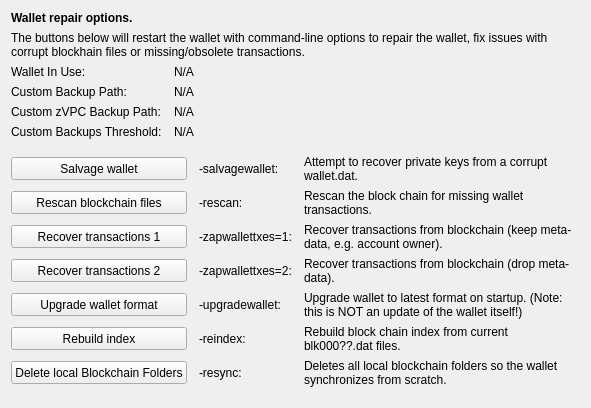
     <widget class="QWidget" name="tab_repair">
      <attribute name="title">
       <string>&amp;Wallet Repair</string>
      </attribute>
      <layout class="QGridLayout" name="gridLayout_4" columnstretch="0,0,0,0">
       <property name="horizontalSpacing">
        <number>12</number>
       </property>
       <item row="0" column="0" colspan="4">
        <widget class="QLabel" name="label_repair_header">
         <property name="font">
          <font>
           <weight>75</weight>
           <bold>true</bold>
          </font>
         </property>
         <property name="text">
          <string>Wallet repair options.</string>
         </property>
        </widget>
       </item>
       <item row="1" column="0" colspan="4">
        <widget class="QLabel" name="label_repair_helptext">
         <property name="font">
          <font>
           <weight>50</weight>
           <bold>false</bold>
          </font>
         </property>
         <property name="text">
          <string>The buttons below will restart the wallet with command-line options to repair the wallet, fix issues with corrupt blockhain files or missing/obsolete transactions.</string>
         </property>
         <property name="wordWrap">
          <bool>true</bool>
         </property>
        </widget>
       </item>
       <item row="2" column="0">
        <widget class="QLabel" name="wallet_path_label">
         <property name="text">
          <string>Wallet In Use:</string>
         </property>
        </widget>
       </item>
       <item row="2" column="1" colspan="3">
        <widget class="QLabel" name="wallet_path">
         <property name="cursor">
          <cursorShape>IBeamCursor</cursorShape>
         </property>
         <property name="text">
          <string>N/A</string>
         </property>
         <property name="textFormat">
          <enum>Qt::PlainText</enum>
         </property>
         <property name="textInteractionFlags">
          <set>Qt::LinksAccessibleByMouse|Qt::TextSelectableByKeyboard|Qt::TextSelectableByMouse</set>
         </property>
        </widget>
       </item>
       <item row="3" column="0">
        <widget class="QLabel" name="wallet_custombackuppath_label">
         <property name="text">
          <string>Custom Backup Path:</string>
         </property>
         <property name="visible">
          <bool>false</bool>
         </property>
        </widget>
       </item>
       <item row="3" column="1" colspan="3">
        <widget class="QLabel" name="wallet_custombackuppath">
         <property name="cursor">
          <cursorShape>IBeamCursor</cursorShape>
         </property>
         <property name="text">
          <string>N/A</string>
         </property>
         <property name="textFormat">
          <enum>Qt::PlainText</enum>
         </property>
         <property name="textInteractionFlags">
          <set>Qt::LinksAccessibleByMouse|Qt::TextSelectableByKeyboard|Qt::TextSelectableByMouse</set>
         </property>
         <property name="visible">
          <bool>false</bool>
         </property>
        </widget>
       </item>
       <item row="4" column="0">
        <widget class="QLabel" name="wallet_customzvpcbackuppath_label">
         <property name="text">
          <string>Custom zVPC Backup Path:</string>
         </property>
         <property name="visible">
          <bool>false</bool>
         </property>
        </widget>
       </item>
       <item row="4" column="1" colspan="3">
        <widget class="QLabel" name="wallet_customzvpcbackuppath">
         <property name="cursor">
          <cursorShape>IBeamCursor</cursorShape>
         </property>
         <property name="text">
          <string>N/A</string>
         </property>
         <property name="textFormat">
          <enum>Qt::PlainText</enum>
         </property>
         <property name="textInteractionFlags">
          <set>Qt::LinksAccessibleByMouse|Qt::TextSelectableByKeyboard|Qt::TextSelectableByMouse</set>
         </property>
         <property name="visible">
          <bool>false</bool>
         </property>
        </widget>
       </item>
       <item row="5" column="0">
        <widget class="QLabel" name="wallet_custombackupthreshold_label">
         <property name="text">
          <string>Custom Backups Threshold:</string>
         </property>
         <property name="visible">
          <bool>false</bool>
         </property>
        </widget>
       </item>
       <item row="5" column="1" colspan="3">
        <widget class="QLabel" name="wallet_custombackupthreshold">
         <property name="cursor">
          <cursorShape>IBeamCursor</cursorShape>
         </property>
         <property name="text">
          <string>N/A</string>
         </property>
         <property name="textFormat">
          <enum>Qt::PlainText</enum>
         </property>
         <property name="textInteractionFlags">
          <set>Qt::LinksAccessibleByMouse|Qt::TextSelectableByKeyboard|Qt::TextSelectableByMouse</set>
         </property>
         <property name="visible">
          <bool>false</bool>
         </property>
        </widget>
       </item>
       <item row="6" column="0">
        <spacer name="verticalSpacer_repair1">
         <property name="orientation">
          <enum>Qt::Vertical</enum>
         </property>
         <property name="sizeHint" stdset="0">
          <size>
           <width>10</width>
           <height>10</height>
          </size>
         </property>
        </spacer>
       </item>
       <item row="7" column="0" colspan="2">
        <widget class="QPushButton" name="btn_salvagewallet">
         <property name="minimumSize">
          <size>
           <width>100</width>
           <height>23</height>
          </size>
         </property>
         <property name="text">
          <string>Salvage wallet</string>
         </property>
        </widget>
       </item>
       <item row="7" column="2">
        <widget class="QLabel" name="label_repair_salvage_command">
         <property name="text">
          <string notr="true">-salvagewallet:</string>
         </property>
        </widget>
       </item>
       <item row="7" column="3">
        <widget class="QLabel" name="label_repair_salvage">
         <property name="text">
          <string>Attempt to recover private keys from a corrupt wallet.dat.</string>
         </property>
         <property name="wordWrap">
          <bool>true</bool>
         </property>
        </widget>
       </item>
       <item row="8" column="0" colspan="2">
        <widget class="QPushButton" name="btn_rescan">
         <property name="minimumSize">
          <size>
           <width>100</width>
           <height>23</height>
          </size>
         </property>
         <property name="text">
          <string>Rescan blockchain files</string>
         </property>
        </widget>
       </item>
       <item row="8" column="2">
        <widget class="QLabel" name="label_repair_rescan_command">
         <property name="text">
          <string notr="true">-rescan:</string>
         </property>
        </widget>
       </item>
       <item row="8" column="3">
        <widget class="QLabel" name="label_repair_rescan">
         <property name="text">
          <string>Rescan the block chain for missing wallet transactions.</string>
         </property>
         <property name="wordWrap">
          <bool>true</bool>
         </property>
        </widget>
       </item>
       <item row="9" column="0" colspan="2">
        <widget class="QPushButton" name="btn_zapwallettxes1">
         <property name="minimumSize">
          <size>
           <width>100</width>
           <height>23</height>
          </size>
         </property>
         <property name="text">
          <string>Recover transactions 1</string>
         </property>
        </widget>
       </item>
       <item row="9" column="2">
        <widget class="QLabel" name="label_repair_zap1_command">
         <property name="text">
          <string notr="true">-zapwallettxes=1:</string>
         </property>
        </widget>
       </item>
       <item row="9" column="3">
        <widget class="QLabel" name="label_repair_zap1">
         <property name="text">
          <string>Recover transactions from blockchain (keep meta-data, e.g. account owner).</string>
         </property>
         <property name="wordWrap">
          <bool>true</bool>
         </property>
        </widget>
       </item>
       <item row="10" column="0" colspan="2">
        <widget class="QPushButton" name="btn_zapwallettxes2">
         <property name="minimumSize">
          <size>
           <width>100</width>
           <height>23</height>
          </size>
         </property>
         <property name="text">
          <string>Recover transactions 2</string>
         </property>
        </widget>
       </item>
       <item row="10" column="2">
        <widget class="QLabel" name="label_repair_zap2_command">
         <property name="text">
          <string notr="true">-zapwallettxes=2:</string>
         </property>
        </widget>
       </item>
       <item row="10" column="3">
        <widget class="QLabel" name="label_repair_zap2">
         <property name="text">
          <string>Recover transactions from blockchain (drop meta-data).</string>
         </property>
         <property name="wordWrap">
          <bool>true</bool>
         </property>
        </widget>
       </item>
       <item row="11" column="0" colspan="2">
        <widget class="QPushButton" name="btn_upgradewallet">
         <property name="minimumSize">
          <size>
           <width>100</width>
           <height>23</height>
          </size>
         </property>
         <property name="text">
          <string>Upgrade wallet format</string>
         </property>
        </widget>
       </item>
       <item row="11" column="2">
        <widget class="QLabel" name="label_repair_upgrade_command">
         <property name="text">
          <string notr="true">-upgradewallet:</string>
         </property>
        </widget>
       </item>
       <item row="11" column="3">
        <widget class="QLabel" name="label_repair_upgrade">
         <property name="text">
          <string>Upgrade wallet to latest format on startup. (Note: this is NOT an update of the wallet itself!)</string>
         </property>
         <property name="wordWrap">
          <bool>true</bool>
         </property>
        </widget>
       </item>
       <item row="12" column="0" colspan="2">
        <widget class="QPushButton" name="btn_reindex">
         <property name="minimumSize">
          <size>
           <width>100</width>
           <height>23</height>
          </size>
         </property>
         <property name="text">
          <string>Rebuild index</string>
         </property>
        </widget>
       </item>
       <item row="12" column="2">
        <widget class="QLabel" name="label_repair_reindex_command">
         <property name="text">
          <string notr="true">-reindex:</string>
         </property>
        </widget>
       </item>
       <item row="12" column="3">
        <widget class="QLabel" name="label_repair_reindex">
         <property name="text">
          <string>Rebuild block chain index from current blk000??.dat files.</string>
         </property>
         <property name="wordWrap">
          <bool>true</bool>
         </property>
        </widget>
       </item>
       <item row="13" column="0" colspan="2">
        <widget class="QPushButton" name="btn_resync">
         <property name="minimumSize">
          <size>
           <width>100</width>
           <height>23</height>
          </size>
         </property>
         <property name="text">
          <string>Delete local Blockchain Folders</string>
         </property>
        </widget>
       </item>
       <item row="13" column="2">
        <widget class="QLabel" name="label_repair_resync_command">
         <property name="text">
          <string>-resync:</string>
         </property>
        </widget>
       </item>
       <item row="13" column="3">
        <widget class="QLabel" name="label_repair_resync">
         <property name="text">
          <string>Deletes all local blockchain folders so the wallet synchronizes from scratch.</string>
         </property>
         <property name="wordWrap">
          <bool>true</bool>
         </property>
        </widget>
       </item>
       <item row="14" column="0">
        <spacer name="verticalSpacer_repair2">
         <property name="orientation">
          <enum>Qt::Vertical</enum>
         </property>
         <property name="sizeHint" stdset="0">
          <size>
           <width>20</width>
           <height>10</height>
          </size>
         </property>
        </spacer>
       </item>
      </layout>
     </widget>
